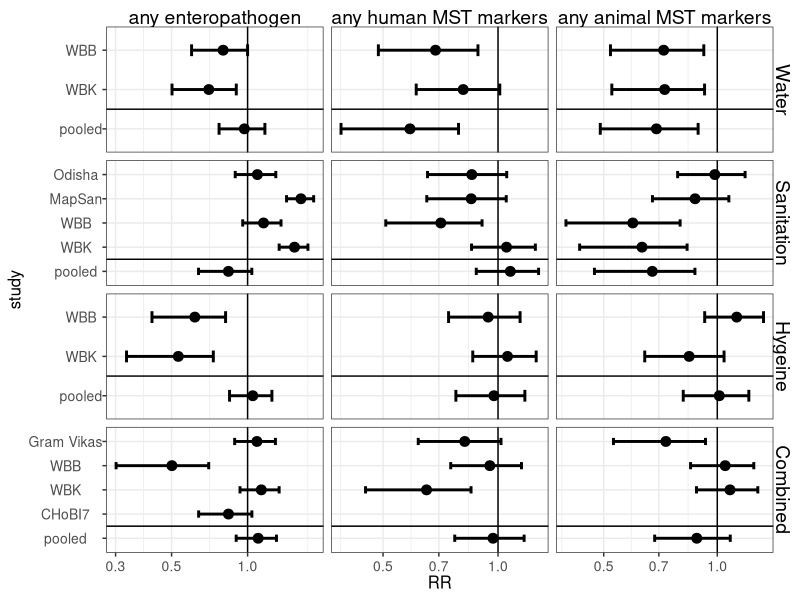
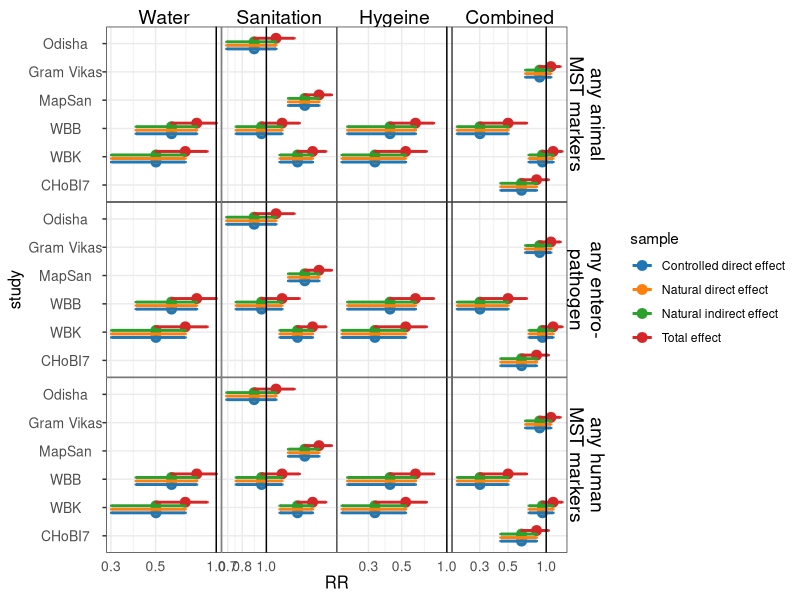

Here is the R script that generated these plots, in order:

library(tidyverse)

theme_ki<-function(){
  theme_bw() %+replace%
    theme(
      strip.background = element_blank(),
      legend.position="none",
      plot.title = element_text(size = 16, face = "bold"),
      strip.text = element_text(size=14),
      axis.title = element_text(size=12),
      axis.text.y = element_text(size=10),
      axis.text.x = element_text(size=10, angle = 0, hjust = 0.5, vjust=.1)
    )
}

d <- data.frame(
  study = rep(c("Odisha","Gram Vikas","MapSan",rep("WBB",4),rep("WBK",4),"CHoBI7", rep("pooled",4)),3),
  tr = rep(c("Sanitation","Combined","Sanitation","Water","Sanitation","Hygeine","Combined","Water","Sanitation","Hygeine","Combined","Combined","Water","Sanitation","Hygeine","Combined"),3),
  Outcome = rep(c("any enteropathogen", "any human MST markers","any animal MST markers"), each=16),
  RR = rnorm(48, 0.9, 0.25))

d$RR[d$study=="CHoBI7" & d$Outcome=="any human MST markers"] <-  NA
d$RR[d$study=="CHoBI7" & d$Outcome=="any animal MST markers"] <-  NA


d$ci.1 = d$RR - 0.2
d$ci.2 = d$RR + 0.2


d$study <- factor(d$study, levels=rev(unique(d$study)))
d$tr <- factor(d$tr, levels=rev(c("Combined","Hygeine","Sanitation","Water")))
d$Outcome <- factor(d$Outcome, levels=c("any enteropathogen", "any human MST markers","any animal MST markers"))



p <- ggplot(d, (aes(x=study, y=RR))) + 
  geom_point(size=3) +
  geom_errorbar(aes(ymin=ci.1, ymax=ci.2),
                width = 0.3, size = 1) +
  geom_hline(yintercept = 1, linesample="dashed") +
  geom_vline(xintercept = 1.5) +
  facet_grid(tr~Outcome,  scales="free") +
  scale_y_continuous(trans='log10') +
  coord_flip()+
  theme(axis.ticks.x=element_blank(),
        legend.position = "bottom",
        plot.title = element_text(hjust = 0.5, face = "plain", size=9),
        panel.spacing = unit(0, "lines")) + theme_ki()
p














#mediation plot

df <- rbind(
  data.frame(d, sample="Total effect"),
  data.frame(d, sample="Controlled direct effect"),
  data.frame(d, sample="Natural direct effect"),
  data.frame(d, sample="Natural indirect effect")
)
df$RR[df$sample!="Total effect"] <- df$RR[df$sample!="Total effect"] - 0.2
df$ci.1[df$sample!="Total effect"] <- df$ci.1[df$sample!="Total effect"] - 0.2
df$ci.2[df$sample!="Total effect"] <- df$ci.2[df$sample!="Total effect"] - 0.2

df$RR[df$RR<0.2] <- 0.2
df$ci.1[df$ci.1<0.2] <- 0.2
df$ci.2[df$ci.2<0.2] <- 0.2

df <- df %>% filter(study!="pooled", Outcome=="any enteropathogen")

df <- rbind(
  data.frame(df, mediator="any entero-\npathogen"),
  data.frame(df, mediator="any human\nMST markers"),
  data.frame(df, mediator="any animal\nMST markers")
)


p <- ggplot(df, (aes(x=study, y=RR, group=sample, fill=sample, color=sample))) + 
  geom_point(size=3, position = position_dodge(0.5)) +
  geom_errorbar(aes(ymin=ci.1, ymax=ci.2), 
                position = position_dodge(0.5),
                width = 0.3, size = 1) +
  geom_hline(yintercept = 1, linesample="dashed") +
  facet_grid(mediator~tr,  scales="free") +
  scale_y_continuous(trans='log10') +
  scale_fill_manual(values=c("#1F77B4", "#FF7F0E", "#2CA02C", "#D62728")) +
  scale_color_manual(values=c("#1F77B4", "#FF7F0E", "#2CA02C", "#D62728")) +
  coord_flip()+
  theme_ki() +
  theme(axis.ticks.x=element_blank(),
        legend.position = "right",
        plot.title = element_text(hjust = 0.5, face = "plain", size=9),
        panel.spacing = unit(0, "lines")) 
p